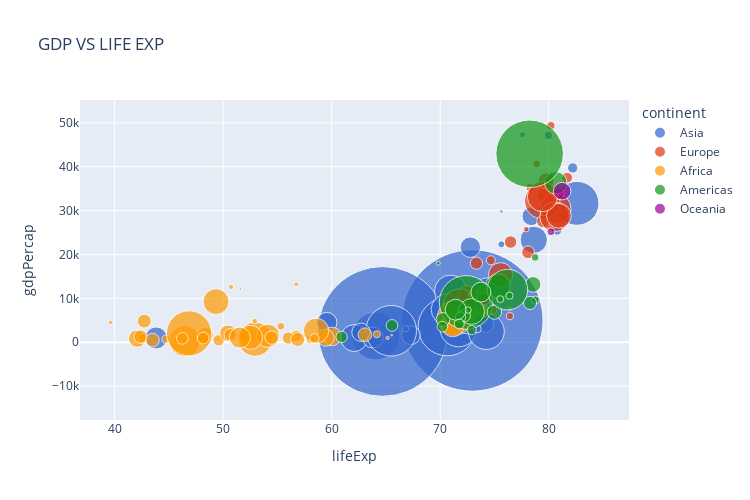

The notebook cell this image was saved under:
### Markdown cell above
# scatterplot :-

### Code cell
px.scatter(tempgap_data, x='lifeExp', y='gdpPercap',
           color='continent', 
           hover_name='country',
           title='GDP VS LIFE EXP',
           size = 'pop', size_max=100,
          height=500,width=750,
          color_discrete_sequence=px.colors.qualitative.G10)
# ,color='continent',size='pop',size_max=100, hover_name='country',title= 'something'

### Figure 1 — Plotly figure (JSON) as saved in the notebook; plotly's stock layout.template omitted (floating-point values rounded to 4 significant figures)
{"data": [{"hovertemplate": "<b>%{hovertext}</b><br><br>continent=Asia<br>lifeExp=%{x}<br>gdpPercap=%{y}<br>pop=%{marker.size}<extra></extra>", "hovertext": ["Afghanistan", "Bahrain", "Bangladesh", "Cambodia", "China", "Hong Kong, China", "India", "Indonesia", "Iran", "Iraq", "Israel", "Japan", "Jordan", "Korea, Dem. Rep.", "Korea, Rep.", "Kuwait", "Lebanon", "Malaysia", "Mongolia", "Myanmar", "Nepal", "Oman", "Pakistan", "Philippines", "Saudi Arabia", "Singapore", "Sri Lanka", "Syria", "Taiwan", "Thailand", "Vietnam", "West Bank and Gaza", "Yemen, Rep."], "legendgroup": "Asia", "marker": {"color": "#3366CC", "size": [31889923, 708573, 150448339, 14131858, 1318683096, 6980412, 1110396331, 223547000, 69453570, 27499638, 6426679, 127467972, 6053193, 23301725, 49044790, 2505559, 3921278, 24821286, 2874127, 47761980, 28901790, 3204897, 169270617, 91077287, 27601038, 4553009, 20378239, 19314747, 23174294, 65068149, 85262356, 4018332, 22211743], "sizemode": "area", "sizeref": 131900.0, "symbol": "circle"}, "mode": "markers", "name": "Asia", "orientation": "v", "showlegend": true, "type": "scatter", "x": [43.83, 75.64, 64.06, 59.72, 72.96, 82.21, 64.7, 70.65, 70.96, 59.55, 80.75, 82.6, 72.53, 67.3, 78.62, 77.59, 71.99, 74.24, 66.8, 62.07, 63.78, 75.64, 65.48, 71.69, 72.78, 79.97, 72.4, 74.14, 78.4, 70.62, 74.25, 73.42, 62.7], "xaxis": "x", "y": [974.6, 29800.0, 1391.0, 1714.0, 4959.0, 39720.0, 2452.0, 3541.0, 11610.0, 4471.0, 25520.0, 31660.0, 4519.0, 1593.0, 23350.0, 47310.0, 10460.0, 12450.0, 3096.0, 944, 1091.0, 22320.0, 2606.0, 3190.0, 21650.0, 47140.0, 3970.0, 4185.0, 28720.0, 7458.0, 2442.0, 3025.0, 2281.0], "yaxis": "y"}, {"hovertemplate": "<b>%{hovertext}</b><br><br>continent=Europe<br>lifeExp=%{x}<br>gdpPercap=%{y}<br>pop=%{marker.size}<extra></extra>", "hovertext": ["Albania", "Austria", "Belgium", "Bosnia and Herzegovina", "Bulgaria", "Croatia", "Czech Republic", "Denmark", "Finland", "France", "Germany", "Greece", "Hungary", "Iceland", "Ireland", "Italy", "Montenegro", "Netherlands", "Norway", "Poland", "Portugal", "Romania", "Serbia", "Slovak Republic", "Slovenia", "Spain", "Sweden", "Switzerland", "Turkey", "United Kingdom"], "legendgroup": "Europe", "marker": {"color": "#DC3912", "size": [3600523, 8199783, 10392226, 4552198, 7322858, 4493312, 10228744, 5468120, 5238460, 61083916, 82400996, 10706290, 9956108, 301931, 4109086, 58147733, 684736, 16570613, 4627926, 38518241, 10642836, 22276056, 10150265, 5447502, 2009245, 40448191, 9031088, 7554661, 71158647, 60776238], "sizemode": "area", "sizeref": 131900.0, "symbol": "circle"}, "mode": "markers", "name": "Europe", "orientation": "v", "showlegend": true, "type": "scatter", "x": [76.42, 79.83, 79.44, 74.85, 73.0, 75.75, 76.49, 78.33, 79.31, 80.66, 79.41, 79.48, 73.34, 81.76, 78.89, 80.55, 74.54, 79.76, 80.2, 75.56, 78.1, 72.48, 74.0, 74.66, 77.93, 80.94, 80.88, 81.7, 71.78, 79.42], "xaxis": "x", "y": [5937.0, 36130.0, 33690.0, 7446.0, 10680.0, 14620.0, 22830.0, 35280.0, 33210.0, 30470.0, 32170.0, 27540.0, 18010.0, 36180.0, 40680.0, 28570.0, 9254.0, 36800.0, 49360.0, 15390.0, 20510.0, 10810.0, 9787.0, 18680.0, 25770.0, 28820.0, 33860.0, 37510.0, 8458.0, 33200.0], "yaxis": "y"}, {"hovertemplate": "<b>%{hovertext}</b><br><br>continent=Africa<br>lifeExp=%{x}<br>gdpPercap=%{y}<br>pop=%{marker.size}<extra></extra>", "hovertext": ["Algeria", "Angola", "Benin", "Botswana", "Burkina Faso", "Burundi", "Cameroon", "Central African Republic", "Chad", "Comoros", "Congo, Dem. Rep.", "Congo, Rep.", "Cote d'Ivoire", "Djibouti", "Egypt", "Equatorial Guinea", "Eritrea", "Ethiopia", "Gabon", "Gambia", "Ghana", "Guinea", "Guinea-Bissau", "Kenya", "Lesotho", "Liberia", "Libya", "Madagascar", "Malawi", "Mali", "Mauritania", "Mauritius", "Morocco", "Mozambique", "Namibia", "Niger", "Nigeria", "Reunion", "Rwanda", "Sao Tome and Principe", "Senegal", "Sierra Leone", "Somalia", "South Africa", "Sudan", "Swaziland", "Tanzania", "Togo", "Tunisia", "Uganda", "Zambia", "Zimbabwe"], "legendgroup": "Africa", "marker": {"color": "#FF9900", "size": [33333216, 12420476, 8078314, 1639131, 14326203, 8390505, 17696293, 4369038, 10238807, 710960, 64606759, 3800610, 18013409, 496374, 80264543, 551201, 4906585, 76511887, 1454867, 1688359, 22873338, 9947814, 1472041, 35610177, 2012649, 3193942, 6036914, 19167654, 13327079, 12031795, 3270065, 1250882, 33757175, 19951656, 2055080, 12894865, 135031164, 798094, 8860588, 199579, 12267493, 6144562, 9118773, 43997828, 42292929, 1133066, 38139640, 5701579, 10276158, 29170398, 11746035, 12311143], "sizemode": "area", "sizeref": 131900.0, "symbol": "circle"}, "mode": "markers", "name": "Africa", "orientation": "v", "showlegend": true, "type": "scatter", "x": [72.3, 42.73, 56.73, 50.73, 52.3, 49.58, 50.43, 44.74, 50.65, 65.15, 46.46, 55.32, 48.33, 54.79, 71.34, 51.58, 58.04, 52.95, 56.73, 59.45, 60.02, 56.01, 46.39, 54.11, 42.59, 45.68, 73.95, 59.44, 48.3, 54.47, 64.16, 72.8, 71.16, 42.08, 52.91, 56.87, 46.86, 76.44, 46.24, 65.53, 63.06, 42.57, 48.16, 49.34, 58.56, 39.61, 52.52, 58.42, 73.92, 51.54, 42.38, 43.49], "xaxis": "x", "y": [6223.0, 4797.0, 1441.0, 12570.0, 1217.0, 430.1, 2042.0, 706.0, 1704.0, 986.1, 277.6, 3633.0, 1545.0, 2082.0, 5581.0, 12150.0, 641.4, 690.8, 13210.0, 752.7, 1328.0, 942.7, 579.2, 1463.0, 1569.0, 414.5, 12060.0, 1045.0, 759.3, 1043.0, 1803.0, 10960.0, 3820.0, 823.7, 4811.0, 619.7, 2014.0, 7670.0, 863.1, 1598.0, 1712.0, 862.5, 926.1, 9270.0, 2602.0, 4513.0, 1107.0, 883.0, 7093.0, 1056.0, 1271.0, 469.7], "yaxis": "y"}, {"hovertemplate": "<b>%{hovertext}</b><br><br>continent=Americas<br>lifeExp=%{x}<br>gdpPercap=%{y}<br>pop=%{marker.size}<extra></extra>", "hovertext": ["Argentina", "Bolivia", "Brazil", "Canada", "Chile", "Colombia", "Costa Rica", "Cuba", "Dominican Republic", "Ecuador", "El Salvador", "Guatemala", "Haiti", "Honduras", "Jamaica", "Mexico", "Nicaragua", "Panama", "Paraguay", "Peru", "Puerto Rico", "Trinidad and Tobago", "United States", "Uruguay", "Venezuela"], "legendgroup": "Americas", "marker": {"color": "#109618", "size": [40301927, 9119152, 190010647, 33390141, 16284741, 44227550, 4133884, 11416987, 9319622, 13755680, 6939688, 12572928, 8502814, 7483763, 2780132, 108700891, 5675356, 3242173, 6667147, 28674757, 3942491, 1056608, 301139947, 3447496, 26084662], "sizemode": "area", "sizeref": 131900.0, "symbol": "circle"}, "mode": "markers", "name": "Americas", "orientation": "v", "showlegend": true, "type": "scatter", "x": [75.32, 65.55, 72.39, 80.65, 78.55, 72.89, 78.78, 78.27, 72.23, 74.99, 71.88, 70.26, 60.92, 70.2, 72.57, 76.19, 72.9, 75.54, 71.75, 71.42, 78.75, 69.82, 78.24, 76.38, 73.75], "xaxis": "x", "y": [12780.0, 3822.0, 9066.0, 36320.0, 13170.0, 7007.0, 9645.0, 8948.0, 6025.0, 6873.0, 5728.0, 5186.0, 1202.0, 3548.0, 7321.0, 11980.0, 2749.0, 9809.0, 4173.0, 7409.0, 19330.0, 18010.0, 42950.0, 10610.0, 11420.0], "yaxis": "y"}, {"hovertemplate": "<b>%{hovertext}</b><br><br>continent=Oceania<br>lifeExp=%{x}<br>gdpPercap=%{y}<br>pop=%{marker.size}<extra></extra>", "hovertext": ["Australia", "New Zealand"], "legendgroup": "Oceania", "marker": {"color": "#990099", "size": [20434176, 4115771], "sizemode": "area", "sizeref": 131900.0, "symbol": "circle"}, "mode": "markers", "name": "Oceania", "orientation": "v", "showlegend": true, "type": "scatter", "x": [81.23, 80.2], "xaxis": "x", "y": [34440.0, 25190.0], "yaxis": "y"}], "layout": {"height": 500, "legend": {"itemsizing": "constant", "title": {"text": "continent"}, "tracegroupgap": 0}, "title": {"text": "GDP VS LIFE EXP"}, "width": 750, "xaxis": {"anchor": "y", "domain": [0, 1], "title": {"text": "lifeExp"}}, "yaxis": {"anchor": "x", "domain": [0, 1], "title": {"text": "gdpPercap"}}}}
